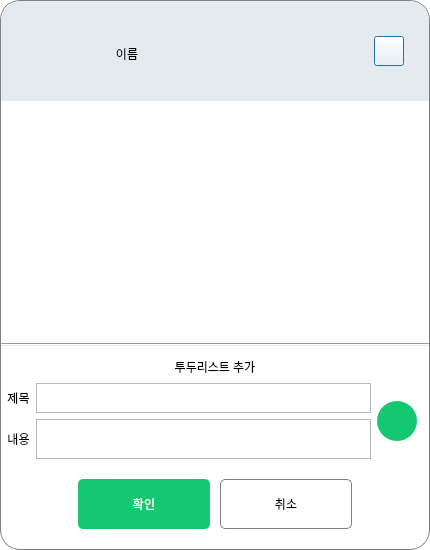
<?xml version="1.0" encoding="UTF-8"?>
<ui version="4.0">
 <class>AdminTodoDialog</class>
 <widget class="QDialog" name="AdminTodoDialog">
  <property name="geometry">
   <rect>
    <x>0</x>
    <y>0</y>
    <width>430</width>
    <height>550</height>
   </rect>
  </property>
  <property name="windowTitle">
   <string>Dialog</string>
  </property>
  <property name="styleSheet">
   <string notr="true">
QWidget#profile_widget{
background-color: rgb(228, 234, 238);
border-top-left-radius: 20px;
    border-top-right-radius: 20px;
}
QWidget#scrollAreaWidgetContents{
	background-color: rgb(255, 255, 255);
}
QDialog#AdminTodoDialog{
	background-color: rgba(255, 255, 255, 0);
}
QFrame#frame{
border: 0.5px solid gray;
border-radius: 20px;
background-color: rgb(255, 255, 255);}</string>
  </property>
  <layout class="QVBoxLayout" name="verticalLayout">
   <property name="leftMargin">
    <number>0</number>
   </property>
   <property name="topMargin">
    <number>0</number>
   </property>
   <property name="rightMargin">
    <number>0</number>
   </property>
   <property name="bottomMargin">
    <number>0</number>
   </property>
   <item>
    <widget class="QFrame" name="frame">
     <property name="frameShape">
      <enum>QFrame::StyledPanel</enum>
     </property>
     <property name="frameShadow">
      <enum>QFrame::Raised</enum>
     </property>
     <layout class="QVBoxLayout" name="verticalLayout_2">
      <property name="spacing">
       <number>0</number>
      </property>
      <property name="leftMargin">
       <number>0</number>
      </property>
      <property name="topMargin">
       <number>0</number>
      </property>
      <property name="rightMargin">
       <number>0</number>
      </property>
      <property name="bottomMargin">
       <number>20</number>
      </property>
      <item>
       <widget class="QWidget" name="profile_widget" native="true">
        <property name="minimumSize">
         <size>
          <width>0</width>
          <height>100</height>
         </size>
        </property>
        <property name="maximumSize">
         <size>
          <width>16777215</width>
          <height>100</height>
         </size>
        </property>
        <property name="styleSheet">
         <string notr="true"/>
        </property>
        <layout class="QHBoxLayout" name="horizontalLayout">
         <property name="leftMargin">
          <number>25</number>
         </property>
         <property name="topMargin">
          <number>30</number>
         </property>
         <property name="rightMargin">
          <number>25</number>
         </property>
         <property name="bottomMargin">
          <number>30</number>
         </property>
         <item>
          <widget class="QLabel" name="photo_lab">
           <property name="minimumSize">
            <size>
             <width>45</width>
             <height>45</height>
            </size>
           </property>
           <property name="maximumSize">
            <size>
             <width>45</width>
             <height>45</height>
            </size>
           </property>
           <property name="text">
            <string/>
           </property>
           <property name="pixmap">
            <pixmap resource="../src_img/my_qrc.qrc">:/newPrefix/user_green.png</pixmap>
           </property>
           <property name="scaledContents">
            <bool>true</bool>
           </property>
           <property name="alignment">
            <set>Qt::AlignCenter</set>
           </property>
          </widget>
         </item>
         <item>
          <widget class="QLabel" name="name_lab">
           <property name="minimumSize">
            <size>
             <width>100</width>
             <height>45</height>
            </size>
           </property>
           <property name="text">
            <string>이름</string>
           </property>
           <property name="alignment">
            <set>Qt::AlignCenter</set>
           </property>
          </widget>
         </item>
         <item>
          <spacer name="horizontalSpacer">
           <property name="orientation">
            <enum>Qt::Horizontal</enum>
           </property>
           <property name="sizeHint" stdset="0">
            <size>
             <width>40</width>
             <height>20</height>
            </size>
           </property>
          </spacer>
         </item>
         <item>
          <widget class="QPushButton" name="cancel_lab">
           <property name="minimumSize">
            <size>
             <width>30</width>
             <height>30</height>
            </size>
           </property>
           <property name="maximumSize">
            <size>
             <width>24</width>
             <height>16777215</height>
            </size>
           </property>
           <property name="styleSheet">
            <string notr="true">background-color: rgba(255, 255, 255, 0);</string>
           </property>
           <property name="text">
            <string/>
           </property>
           <property name="icon">
            <iconset resource="../src_img/my_qrc.qrc">
             <normaloff>:/newPrefix/close.png</normaloff>:/newPrefix/close.png</iconset>
           </property>
           <property name="iconSize">
            <size>
             <width>20</width>
             <height>20</height>
            </size>
           </property>
          </widget>
         </item>
        </layout>
       </widget>
      </item>
      <item>
       <widget class="QScrollArea" name="scrollArea">
        <property name="styleSheet">
         <string notr="true">
            QScrollBar:vertical {
                border: none;
                background: #E4EAEE;
                width: 10px;
                margin: 0px;
            }

            QScrollBar::handle:vertical {
                background: #14C871;
                min-height: 20px;
                border-radius: 5px;
            }

            QScrollBar::handle:vertical:hover {
                background: #0F9B58;
            }

            QScrollBar::sub-line:vertical,
            QScrollBar::add-line:vertical {
                border: none;
                height: 0px;
            }
</string>
        </property>
        <property name="frameShape">
         <enum>QFrame::NoFrame</enum>
        </property>
        <property name="widgetResizable">
         <bool>true</bool>
        </property>
        <widget class="QWidget" name="scrollAreaWidgetContents">
         <property name="geometry">
          <rect>
           <x>0</x>
           <y>0</y>
           <width>428</width>
           <height>240</height>
          </rect>
         </property>
         <layout class="QVBoxLayout" name="verticalLayout_3">
          <item>
           <layout class="QVBoxLayout" name="admin_todo_lay"/>
          </item>
          <item>
           <spacer name="verticalSpacer">
            <property name="orientation">
             <enum>Qt::Vertical</enum>
            </property>
            <property name="sizeHint" stdset="0">
             <size>
              <width>20</width>
              <height>40</height>
             </size>
            </property>
           </spacer>
          </item>
         </layout>
        </widget>
       </widget>
      </item>
      <item>
       <widget class="Line" name="line">
        <property name="styleSheet">
         <string notr="true">background-color: #E4EAEE;</string>
        </property>
        <property name="orientation">
         <enum>Qt::Horizontal</enum>
        </property>
       </widget>
      </item>
      <item>
       <widget class="QFrame" name="todo_add_frame">
        <property name="maximumSize">
         <size>
          <width>16777215</width>
          <height>125</height>
         </size>
        </property>
        <property name="frameShape">
         <enum>QFrame::NoFrame</enum>
        </property>
        <property name="frameShadow">
         <enum>QFrame::Raised</enum>
        </property>
        <layout class="QVBoxLayout" name="verticalLayout_4">
         <property name="spacing">
          <number>6</number>
         </property>
         <property name="leftMargin">
          <number>0</number>
         </property>
         <property name="topMargin">
          <number>0</number>
         </property>
         <property name="rightMargin">
          <number>0</number>
         </property>
         <property name="bottomMargin">
          <number>0</number>
         </property>
         <item>
          <layout class="QGridLayout" name="gridLayout">
           <property name="leftMargin">
            <number>6</number>
           </property>
           <property name="rightMargin">
            <number>6</number>
           </property>
           <item row="1" column="1">
            <widget class="QTextEdit" name="todo_title_textedit">
             <property name="minimumSize">
              <size>
               <width>0</width>
               <height>20</height>
              </size>
             </property>
             <property name="maximumSize">
              <size>
               <width>16777215</width>
               <height>30</height>
              </size>
             </property>
             <property name="verticalScrollBarPolicy">
              <enum>Qt::ScrollBarAlwaysOff</enum>
             </property>
             <property name="horizontalScrollBarPolicy">
              <enum>Qt::ScrollBarAlwaysOff</enum>
             </property>
            </widget>
           </item>
           <item row="2" column="0">
            <widget class="QLabel" name="todo_contents_lab">
             <property name="text">
              <string>내용</string>
             </property>
             <property name="alignment">
              <set>Qt::AlignCenter</set>
             </property>
            </widget>
           </item>
           <item row="2" column="1">
            <widget class="QPlainTextEdit" name="todo_contents_plain">
             <property name="maximumSize">
              <size>
               <width>16777215</width>
               <height>40</height>
              </size>
             </property>
            </widget>
           </item>
           <item row="0" column="0" colspan="4">
            <widget class="QLabel" name="todo_add_title_lab">
             <property name="maximumSize">
              <size>
               <width>16777215</width>
               <height>20</height>
              </size>
             </property>
             <property name="text">
              <string>투두리스트 추가</string>
             </property>
             <property name="alignment">
              <set>Qt::AlignCenter</set>
             </property>
            </widget>
           </item>
           <item row="1" column="0">
            <widget class="QLabel" name="todo_title_lab">
             <property name="text">
              <string>제목</string>
             </property>
             <property name="alignment">
              <set>Qt::AlignCenter</set>
             </property>
            </widget>
           </item>
           <item row="1" column="2" rowspan="2">
            <widget class="QPushButton" name="pushButton">
             <property name="minimumSize">
              <size>
               <width>40</width>
               <height>40</height>
              </size>
             </property>
             <property name="maximumSize">
              <size>
               <width>16777215</width>
               <height>16777215</height>
              </size>
             </property>
             <property name="styleSheet">
              <string notr="true">background-color: rgb(20, 200, 113);
border-radius: 20px;
</string>
             </property>
             <property name="text">
              <string/>
             </property>
             <property name="icon">
              <iconset resource="../src_img/my_qrc.qrc">
               <normaloff>:/newPrefix/plus.png</normaloff>:/newPrefix/plus.png</iconset>
             </property>
             <property name="iconSize">
              <size>
               <width>25</width>
               <height>25</height>
              </size>
             </property>
            </widget>
           </item>
          </layout>
         </item>
        </layout>
       </widget>
      </item>
      <item>
       <spacer name="verticalSpacer_2">
        <property name="orientation">
         <enum>Qt::Vertical</enum>
        </property>
        <property name="sizeType">
         <enum>QSizePolicy::Fixed</enum>
        </property>
        <property name="sizeHint" stdset="0">
         <size>
          <width>5</width>
          <height>8</height>
         </size>
        </property>
       </spacer>
      </item>
      <item>
       <layout class="QHBoxLayout" name="h_bottom_lay">
        <item>
         <spacer name="h_spacer_left">
          <property name="orientation">
           <enum>Qt::Horizontal</enum>
          </property>
          <property name="sizeHint" stdset="0">
           <size>
            <width>40</width>
            <height>20</height>
           </size>
          </property>
         </spacer>
        </item>
        <item>
         <widget class="QPushButton" name="admit_btn">
          <property name="minimumSize">
           <size>
            <width>132</width>
            <height>50</height>
           </size>
          </property>
          <property name="maximumSize">
           <size>
            <width>16777215</width>
            <height>50</height>
           </size>
          </property>
          <property name="styleSheet">
           <string notr="true">background-color: rgb(20, 200, 113);
border-radius:5px;
color:white;</string>
          </property>
          <property name="text">
           <string>확인</string>
          </property>
         </widget>
        </item>
        <item>
         <spacer name="horizontalSpacer_2">
          <property name="orientation">
           <enum>Qt::Horizontal</enum>
          </property>
          <property name="sizeType">
           <enum>QSizePolicy::Fixed</enum>
          </property>
          <property name="sizeHint" stdset="0">
           <size>
            <width>10</width>
            <height>20</height>
           </size>
          </property>
         </spacer>
        </item>
        <item>
         <widget class="QPushButton" name="cancel_btn">
          <property name="minimumSize">
           <size>
            <width>132</width>
            <height>50</height>
           </size>
          </property>
          <property name="maximumSize">
           <size>
            <width>16777215</width>
            <height>50</height>
           </size>
          </property>
          <property name="styleSheet">
           <string notr="true">
border-radius:5px;
border: 0.5px solid gray;</string>
          </property>
          <property name="text">
           <string>취소</string>
          </property>
         </widget>
        </item>
        <item>
         <spacer name="h_spacer_right">
          <property name="orientation">
           <enum>Qt::Horizontal</enum>
          </property>
          <property name="sizeHint" stdset="0">
           <size>
            <width>40</width>
            <height>20</height>
           </size>
          </property>
         </spacer>
        </item>
       </layout>
      </item>
     </layout>
    </widget>
   </item>
  </layout>
 </widget>
 <resources>
  <include location="../src_img/my_qrc.qrc"/>
 </resources>
 <connections/>
</ui>
